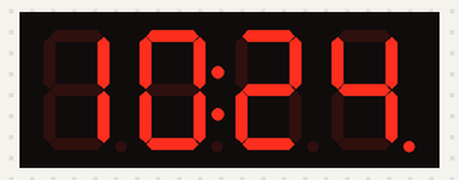
Bench run of a sketch on a simulated Arduino Uno, built with avr-gcc and run on an emulated ATmega328P. Shown: 4-digit seven-segment display. The local clock reads 2024-03-15 10:24:30 at power-on unless the sketch sets it; what the sketch prints to the serial monitor is not drawn.

Above: at 0.1 s.
At 90.8 s:
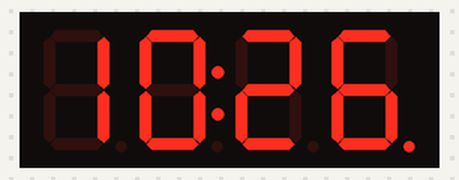

The sketch:

pcf8523_and_7seg.ino
```cpp
// Date and time functions using a PCF8523 RTC connected via I2C and Wire lib
#include "RTClib.h"
#include <Arduino.h>
#include <TM1637Display.h>

// Module connection pins (Digital Pins)
#define CLK 2
#define DIO 3

TM1637Display display(CLK, DIO);


RTC_PCF8523 rtc;

char daysOfTheWeek[7][12] = {"Sunday", "Monday", "Tuesday", "Wednesday", "Thursday", "Friday", "Saturday"};

void setup () {
  Serial.begin(57600);
  while (!Serial) { //wait for
    delay(1);
  }
  Serial.print("Wire Initialized!");

  if (! rtc.begin()) {
    Serial.println("Couldn't find RTC");
    while (1);
  }

  if (! rtc.initialized()) {
    Serial.println("RTC is NOT running!");
  }
  display.setBrightness(0x0f);
  display.clear();
}

void loop () {
  DateTime now = rtc.now();

  display.showNumberDecEx(now.hour(), 0b01000000, true, 2, 0);
  display.showNumberDecEx(now.minute(), 0b01000000, true, 2, 2);

  Serial.print(now.hour(), DEC);
  Serial.print(':');
  Serial.print(now.minute(), DEC);

  delay(750);

}
```
